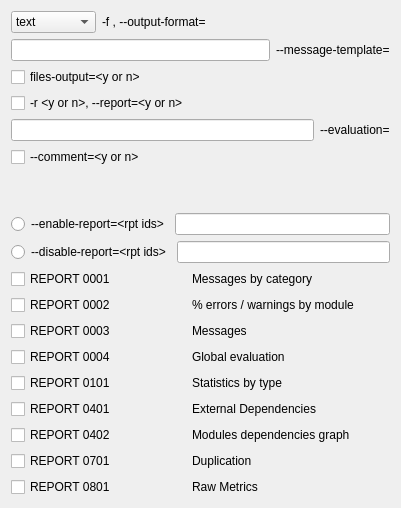
             <widget class="QWidget" name="scrollAreaWidgetContents_19">
              <property name="geometry">
               <rect>
                <x>0</x>
                <y>0</y>
                <width>401</width>
                <height>508</height>
               </rect>
              </property>
              <layout class="QHBoxLayout" name="horizontalLayout_66">
               <item>
                <layout class="QVBoxLayout" name="verticalLayout_78" stretch="0,1">
                 <item>
                  <layout class="QVBoxLayout" name="verticalLayout_11">
                   <item>
                    <layout class="QHBoxLayout" name="horizontalLayout_PYLINT_REPORT_OUTPUTFORMAT" stretch="0,1">
                     <item>
                      <widget class="QComboBox" name="PYLINT_REPORT_FORMAT">
                       <item>
                        <property name="text">
                         <string>text</string>
                        </property>
                       </item>
                       <item>
                        <property name="text">
                         <string>parseable</string>
                        </property>
                       </item>
                       <item>
                        <property name="text">
                         <string>colorized</string>
                        </property>
                       </item>
                       <item>
                        <property name="text">
                         <string>msvs</string>
                        </property>
                       </item>
                       <item>
                        <property name="text">
                         <string>html</string>
                        </property>
                       </item>
                      </widget>
                     </item>
                     <item>
                      <widget class="QLabel" name="PYLINT_REPORT_FORMAT_LEGEND">
                       <property name="text">
                        <string>-f &lt;format&gt;, --output-format=&lt;format&gt;</string>
                       </property>
                      </widget>
                     </item>
                    </layout>
                   </item>
                   <item>
                    <layout class="QHBoxLayout" name="horizontalLayout_PYLINT_REPORT_MESSAGETEMPLATE" stretch="1,0">
                     <item>
                      <widget class="QLineEdit" name="PYLINT_REPORT_MSG_TEMPLATE"/>
                     </item>
                     <item>
                      <widget class="QLabel" name="PYLINT_REPORT_MSG_TEMPLATE_LABEL">
                       <property name="text">
                        <string>--message-template=&lt;expression&gt;</string>
                       </property>
                      </widget>
                     </item>
                    </layout>
                   </item>
                   <item>
                    <widget class="QCheckBox" name="PYLINT_REPORT_FILES_OUTPUT">
                     <property name="text">
                      <string>files-output=&lt;y or n&gt;</string>
                     </property>
                    </widget>
                   </item>
                   <item>
                    <widget class="QCheckBox" name="PYLINT_REPORT_REPORTS">
                     <property name="text">
                      <string>-r &lt;y or n&gt;, --report=&lt;y or n&gt;</string>
                     </property>
                    </widget>
                   </item>
                   <item>
                    <layout class="QHBoxLayout" name="horizontalLayout_PYLINT_REPORT_EVALUATIONEXPR" stretch="1,0">
                     <item>
                      <widget class="QLineEdit" name="PYLINT_REPORT_EVALUATION"/>
                     </item>
                     <item>
                      <widget class="QLabel" name="PYLINT_REPORT_EVALUATION_LEGEND">
                       <property name="text">
                        <string>--evaluation=&lt;python expression&gt;</string>
                       </property>
                      </widget>
                     </item>
                    </layout>
                   </item>
                   <item>
                    <widget class="QCheckBox" name="PYLINT_REPORT_COMMENT">
                     <property name="text">
                      <string>--comment=&lt;y or n&gt;</string>
                     </property>
                    </widget>
                   </item>
                   <item>
                    <spacer name="verticalSpacer_5">
                     <property name="orientation">
                      <enum>Qt::Vertical</enum>
                     </property>
                     <property name="sizeHint" stdset="0">
                      <size>
                       <width>20</width>
                       <height>40</height>
                      </size>
                     </property>
                    </spacer>
                   </item>
                   <item>
                    <layout class="QHBoxLayout" name="horizontalLayout_PYLINT_REPORTS_ENABLE" stretch="0,1">
                     <item>
                      <widget class="QRadioButton" name="PYLINT_REPORTS_ENABLE_RB">
                       <property name="text">
                        <string>--enable-report=&lt;rpt ids&gt;</string>
                       </property>
                       <attribute name="buttonGroup">
                        <string notr="true">PYLINT_REPORTS_SELECTIONTYPE_BTNGROUP</string>
                       </attribute>
                      </widget>
                     </item>
                     <item>
                      <widget class="QLineEdit" name="PYLINT_REPORTS_ENABLE_LINEEDIT"/>
                     </item>
                    </layout>
                   </item>
                   <item>
                    <layout class="QHBoxLayout" name="horizontalLayout_PYLINT_REPORTS_DISABLE" stretch="0,1">
                     <item>
                      <widget class="QRadioButton" name="PYLINT_REPORTS_DISABLE_RB">
                       <property name="text">
                        <string>--disable-report=&lt;rpt ids&gt;</string>
                       </property>
                       <attribute name="buttonGroup">
                        <string notr="true">PYLINT_REPORTS_SELECTIONTYPE_BTNGROUP</string>
                       </attribute>
                      </widget>
                     </item>
                     <item>
                      <widget class="QLineEdit" name="PYLINT_REPORTS_DISABLE_LINEEDIT"/>
                     </item>
                    </layout>
                   </item>
                   <item>
                    <layout class="QGridLayout" name="gridReportsIDs" columnstretch="0,1" columnminimumwidth="150,0">
                     <item row="8" column="0">
                      <widget class="QCheckBox" name="PYLINT_REPORT_0801">
                       <property name="text">
                        <string>REPORT 0801</string>
                       </property>
                      </widget>
                     </item>
                     <item row="3" column="1">
                      <widget class="QLabel" name="PYLINT_REPORT_0004_LABEL">
                       <property name="text">
                        <string>Global evaluation</string>
                       </property>
                      </widget>
                     </item>
                     <item row="6" column="1">
                      <widget class="QLabel" name="PYLINT_REPORT_0402_LABEL">
                       <property name="text">
                        <string>Modules dependencies graph</string>
                       </property>
                      </widget>
                     </item>
                     <item row="0" column="1">
                      <widget class="QLabel" name="PYLINT_REPORT_0001_LABEL">
                       <property name="sizePolicy">
                        <sizepolicy hsizetype="MinimumExpanding" vsizetype="Preferred">
                         <horstretch>0</horstretch>
                         <verstretch>0</verstretch>
                        </sizepolicy>
                       </property>
                       <property name="text">
                        <string>Messages by category</string>
                       </property>
                      </widget>
                     </item>
                     <item row="6" column="0">
                      <widget class="QCheckBox" name="PYLINT_REPORT_0402">
                       <property name="text">
                        <string>REPORT 0402</string>
                       </property>
                      </widget>
                     </item>
                     <item row="3" column="0">
                      <widget class="QCheckBox" name="PYLINT_REPORT_0004">
                       <property name="text">
                        <string>REPORT 0004</string>
                       </property>
                      </widget>
                     </item>
                     <item row="5" column="1">
                      <widget class="QLabel" name="PYLINT_REPORT_0401_LABEL">
                       <property name="text">
                        <string>External Dependencies</string>
                       </property>
                      </widget>
                     </item>
                     <item row="7" column="1">
                      <widget class="QLabel" name="PYLINT_REPORT_0701_LABEL">
                       <property name="text">
                        <string>Duplication</string>
                       </property>
                      </widget>
                     </item>
                     <item row="1" column="0">
                      <widget class="QCheckBox" name="PYLINT_REPORT_0002">
                       <property name="text">
                        <string>REPORT 0002</string>
                       </property>
                      </widget>
                     </item>
                     <item row="8" column="1">
                      <widget class="QLabel" name="PYLINT_REPORT_0801_LABEL">
                       <property name="text">
                        <string>Raw Metrics</string>
                       </property>
                      </widget>
                     </item>
                     <item row="2" column="1">
                      <widget class="QLabel" name="PYLINT_REPORT_0003_LABEL">
                       <property name="text">
                        <string>Messages</string>
                       </property>
                      </widget>
                     </item>
                     <item row="0" column="0">
                      <widget class="QCheckBox" name="PYLINT_REPORT_0001">
                       <property name="minimumSize">
                        <size>
                         <width>175</width>
                         <height>0</height>
                        </size>
                       </property>
                       <property name="text">
                        <string>REPORT 0001</string>
                       </property>
                      </widget>
                     </item>
                     <item row="2" column="0">
                      <widget class="QCheckBox" name="PYLINT_REPORT_0003">
                       <property name="text">
                        <string>REPORT 0003</string>
                       </property>
                      </widget>
                     </item>
                     <item row="7" column="0">
                      <widget class="QCheckBox" name="PYLINT_REPORT_0701">
                       <property name="text">
                        <string>REPORT 0701</string>
                       </property>
                      </widget>
                     </item>
                     <item row="1" column="1">
                      <widget class="QLabel" name="PYLINT_REPORT_0002_LABEL">
                       <property name="text">
                        <string>% errors / warnings by module</string>
                       </property>
                      </widget>
                     </item>
                     <item row="4" column="1">
                      <widget class="QLabel" name="PYLINT_REPORT_0101_LABEL">
                       <property name="text">
                        <string>Statistics by type</string>
                       </property>
                      </widget>
                     </item>
                     <item row="4" column="0">
                      <widget class="QCheckBox" name="PYLINT_REPORT_0101">
                       <property name="text">
                        <string>REPORT 0101</string>
                       </property>
                      </widget>
                     </item>
                     <item row="5" column="0">
                      <widget class="QCheckBox" name="PYLINT_REPORT_0401">
                       <property name="text">
                        <string>REPORT 0401</string>
                       </property>
                      </widget>
                     </item>
                    </layout>
                   </item>
                  </layout>
                 </item>
                 <item>
                  <spacer name="verticalSpacer_12">
                   <property name="orientation">
                    <enum>Qt::Vertical</enum>
                   </property>
                   <property name="sizeHint" stdset="0">
                    <size>
                     <width>20</width>
                     <height>40</height>
                    </size>
                   </property>
                  </spacer>
                 </item>
                </layout>
               </item>
              </layout>
             </widget>
